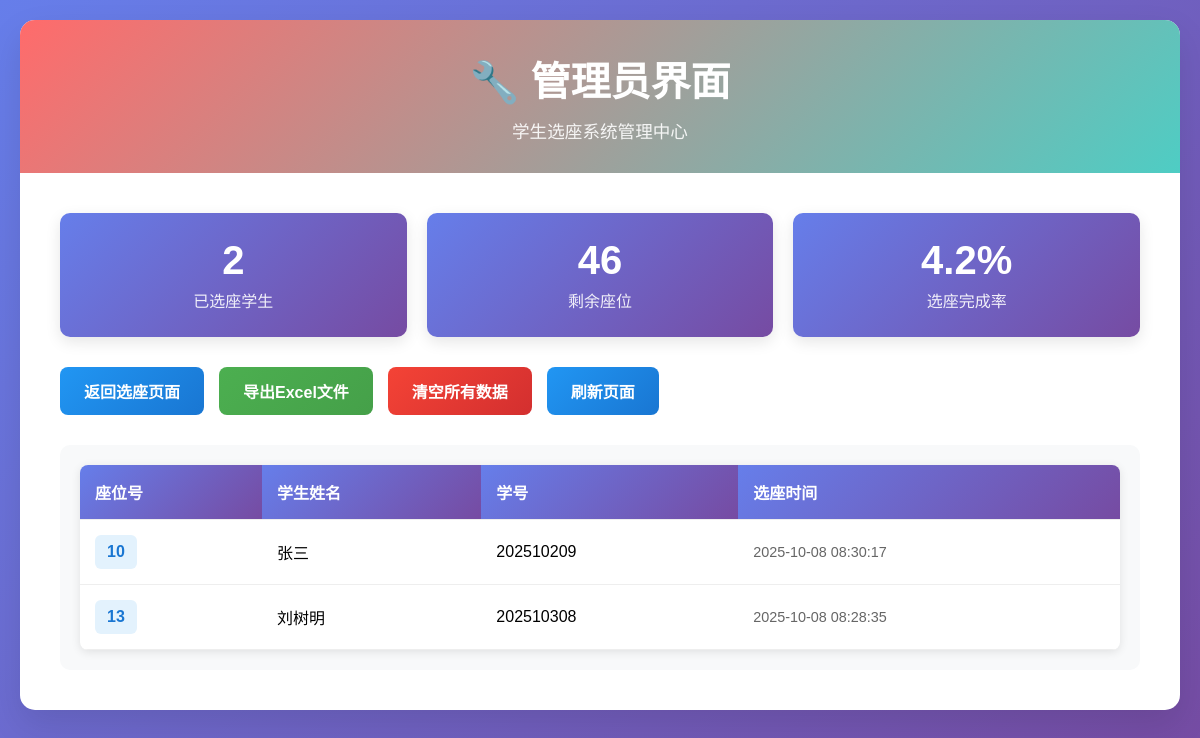
The page /admin on the database its author committed.
### tables this page shows
CREATE TABLE students (
            id INTEGER PRIMARY KEY AUTOINCREMENT,
            seat_number TEXT UNIQUE NOT NULL,
            student_name TEXT NOT NULL,
            student_id TEXT NOT NULL,
            created_time TIMESTAMP DEFAULT CURRENT_TIMESTAMP
        );

### seat_selection.py (the view)
@app.route('/admin')
def admin():
    students = get_all_students()
    return render_template('admin.html', students=students)

### seat_selection.py (called while the page is built)
def get_all_students():
    conn = sqlite3.connect('seat_selection.db')
    cursor = conn.cursor()
    cursor.execute(
        'SELECT seat_number, student_name, student_id, created_time '
        'FROM students ORDER BY seat_number'
    )
    students = cursor.fetchall()
    conn.close()
    return students

### templates/admin.html (shortened to what this page needs)
<!DOCTYPE html>
<html lang="zh-CN">
<head>
</head>
<body>
    <div class="container">
        <div class="header">
            <h1>🔧 管理员界面</h1>
            <p>学生选座系统管理中心</p>
        </div>
        <div class="content">
            <div class="stats">
                <div class="stat-card">
                    <div class="stat-number">{{ students|length }}</div>
                    <div class="stat-label">已选座学生</div>
                </div>
                <div class="stat-card">
                    <div class="stat-number">{{ 48 - students|length }}</div>
                    <div class="stat-label">剩余座位</div>
                </div>
                <div class="stat-card">
                    <div class="stat-number">{{ ((students|length / 48) * 100)|round(1) }}%</div>
                    <div class="stat-label">选座完成率</div>
                </div>
            </div>
            <div class="actions">
                <a href="/" class="btn btn-secondary">返回选座页面</a>
                <button class="btn btn-primary" onclick="exportExcel()">导出Excel文件</button>
                <button class="btn btn-danger" onclick="clearData()">清空所有数据</button>
                <button class="btn btn-secondary" onclick="location.reload()">刷新页面</button>
            </div>
            <div class="table-container">
                {% if students %}
                    <table>
                        <thead>
                            <tr>
                                <th>座位号</th>
                                <th>学生姓名</th>
                                <th>学号</th>
                                <th>选座时间</th>
                            </tr>
                        </thead>
                        <tbody>
                            {% for student in students %}
                            <tr>
                                <td>
                                    <span class="seat-number">{{ student[0] }}</span>
                                </td>
                                <td>{{ student[1] }}</td>
                                <td>{{ student[2] }}</td>
                                <td class="timestamp">{{ student[3] }}</td>
                            </tr>
                            {% endfor %}
                        </tbody>
                    </table>
                {% endif %}
            </div>
        </div>
    </div>
</body>
</html>

### templates/admin.html (style rules this page uses)
* { margin: 0; padding: 0; box-sizing: border-box; }
body { font-family: 'Microsoft YaHei', Arial, sans-serif; background: linear-gradient(135deg, #667eea 0%, #764ba2 100%); min-height: 100vh; padding: 20px; }
.container { max-width: 1200px; margin: 0 auto; background: white; border-radius: 15px; box-shadow: 0 15px 35px rgba(0,0,0,0.1); overflow: hidden; }
.header { background: linear-gradient(135deg, #FF6B6B, #4ECDC4); color: white; padding: 30px; text-align: center; }
.header h1 { font-size: 2.5rem; margin-bottom: 10px; }
.header p { font-size: 1.1rem; opacity: 0.9; }
.content { padding: 40px; }
.stats { display: grid; grid-template-columns: repeat(auto-fit, minmax(200px, 1fr)); gap: 20px; margin-bottom: 30px; }
.stat-card { background: linear-gradient(135deg, #667eea, #764ba2); color: white; padding: 25px; border-radius: 10px; text-align: center; box-shadow: 0 5px 15px rgba(0,0,0,0.1); }
.stat-number { font-size: 2.5rem; font-weight: bold; margin-bottom: 5px; }
.stat-label { font-size: 1rem; opacity: 0.9; }
.actions { display: flex; gap: 15px; margin-bottom: 30px; flex-wrap: wrap; }
.btn { padding: 12px 24px; border: none; border-radius: 8px; font-size: 16px; font-weight: bold; cursor: pointer; transition: all 0.3s; text-decoration: none; display: inline-block; text-align: center; }
.btn-primary { background: linear-gradient(135deg, #4CAF50, #45a049); color: white; }
.btn-secondary { background: linear-gradient(135deg, #2196F3, #1976D2); color: white; }
.btn-danger { background: linear-gradient(135deg, #f44336, #d32f2f); color: white; }
.table-container { background: #f8f9fa; border-radius: 10px; padding: 20px; overflow-x: auto; }
table { width: 100%; border-collapse: collapse; background: white; border-radius: 8px; overflow: hidden; box-shadow: 0 2px 10px rgba(0,0,0,0.1); }
th, td { padding: 15px; text-align: left; border-bottom: 1px solid #eee; }
th { background: linear-gradient(135deg, #667eea, #764ba2); color: white; font-weight: bold; }
.seat-number { background: #e3f2fd; color: #1976d2; padding: 8px 12px; border-radius: 6px; font-weight: bold; display: inline-block; min-width: 40px; text-align: center; }
.timestamp { color: #666; font-size: 0.9rem; }

### rows shown on the page
students: seat_number "10", student_name "张三", student "202510209", created_time "2025-10-08 08:30:17"
students: seat_number "13", student_name "刘树明", student "202510308", created_time "2025-10-08 08:28:35"

### other values the page prints
{{ students|length }} "2"
{{ 48 - students|length }} "46"
{{ ((students|length / 48) * 100)|round(1) }} "4.2"
